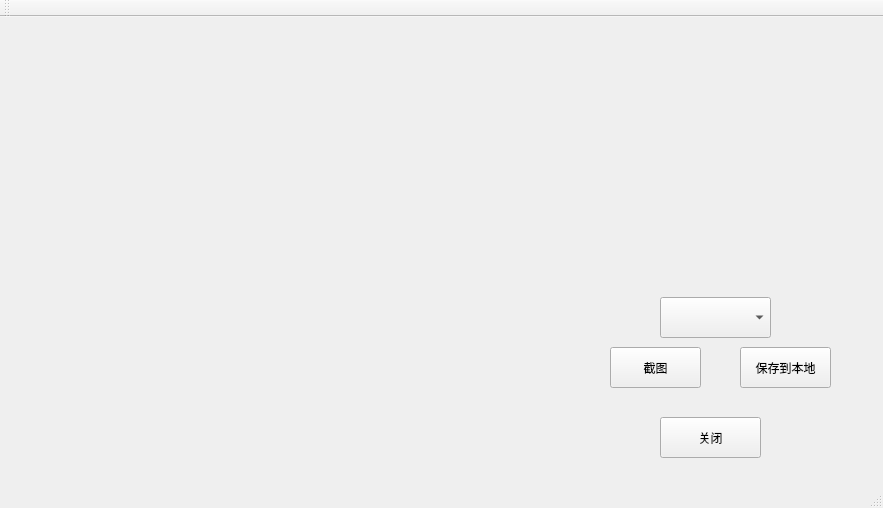
<?xml version="1.0" encoding="UTF-8"?>
<ui version="4.0">
 <class>MainWindow</class>
 <widget class="QMainWindow" name="MainWindow">
  <property name="geometry">
   <rect>
    <x>0</x>
    <y>0</y>
    <width>883</width>
    <height>508</height>
   </rect>
  </property>
  <property name="windowTitle">
   <string>MainWindow</string>
  </property>
  <widget class="QWidget" name="centralWidget">
   <widget class="QPushButton" name="pushButton">
    <property name="geometry">
     <rect>
      <x>660</x>
      <y>400</y>
      <width>101</width>
      <height>41</height>
     </rect>
    </property>
    <property name="text">
     <string>关闭</string>
    </property>
   </widget>
   <widget class="QComboBox" name="comboBox">
    <property name="geometry">
     <rect>
      <x>660</x>
      <y>280</y>
      <width>111</width>
      <height>41</height>
     </rect>
    </property>
   </widget>
   <widget class="QLabel" name="label">
    <property name="geometry">
     <rect>
      <x>40</x>
      <y>30</y>
      <width>211</width>
      <height>171</height>
     </rect>
    </property>
    <property name="text">
     <string/>
    </property>
   </widget>
   <widget class="QLabel" name="label_2">
    <property name="geometry">
     <rect>
      <x>600</x>
      <y>20</y>
      <width>261</width>
      <height>191</height>
     </rect>
    </property>
    <property name="text">
     <string/>
    </property>
   </widget>
   <widget class="QPushButton" name="pushButton_2">
    <property name="geometry">
     <rect>
      <x>610</x>
      <y>330</y>
      <width>91</width>
      <height>41</height>
     </rect>
    </property>
    <property name="text">
     <string>截图</string>
    </property>
   </widget>
   <widget class="QPushButton" name="pushButton_3">
    <property name="geometry">
     <rect>
      <x>740</x>
      <y>330</y>
      <width>91</width>
      <height>41</height>
     </rect>
    </property>
    <property name="text">
     <string>保存到本地</string>
    </property>
   </widget>
   <widget class="QLabel" name="label_3">
    <property name="geometry">
     <rect>
      <x>310</x>
      <y>30</y>
      <width>211</width>
      <height>171</height>
     </rect>
    </property>
    <property name="text">
     <string/>
    </property>
   </widget>
  </widget>
  <widget class="QMenuBar" name="menuBar">
   <property name="geometry">
    <rect>
     <x>0</x>
     <y>0</y>
     <width>883</width>
     <height>26</height>
    </rect>
   </property>
  </widget>
  <widget class="QToolBar" name="mainToolBar">
   <attribute name="toolBarArea">
    <enum>TopToolBarArea</enum>
   </attribute>
   <attribute name="toolBarBreak">
    <bool>false</bool>
   </attribute>
  </widget>
  <widget class="QStatusBar" name="statusBar"/>
 </widget>
 <layoutdefault spacing="6" margin="11"/>
 <resources/>
 <connections/>
</ui>
